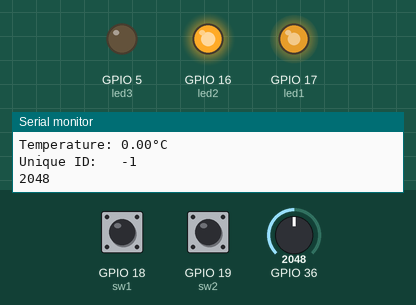
This sketch was run on a simulated ESP32. Shown: output pins drawn as LEDs (lit = HIGH), the last lines printed to the serial monitor. The inputs (shaded band) are chosen by the test bench; at power-on: GPIO 18 (sw1) HIGH, GPIO 36 = 2048, GPIO 19 (sw2) HIGH.

Above: at 1.2 s.
1.3 s: GPIO 18 (sw1) pulled LOW for 1 s
At 3.5 s:
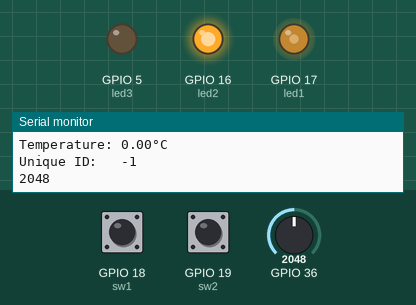
4.3 s: GPIO 36 set to 35
5.8 s: GPIO 36 set to 27
At 6.7 s:
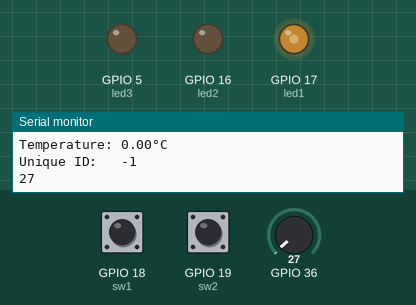
7.4 s: GPIO 19 (sw2) pulled LOW for 3.2 s
At 9.8 s:
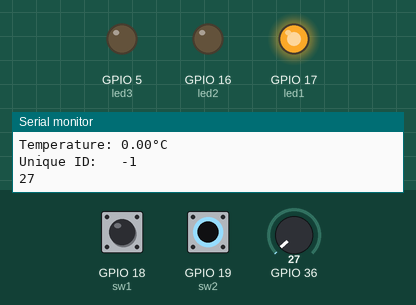
12.1 s: GPIO 18 (sw1) pulled LOW for 3.2 s
At 15.2 s:
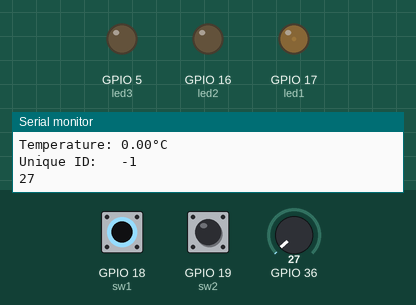
16.8 s: GPIO 36 set to 0
At 17.8 s:
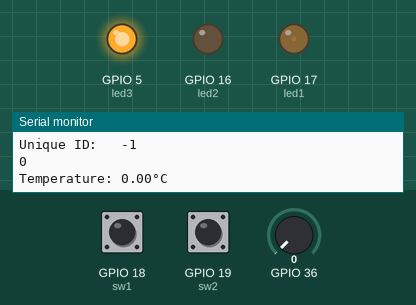
Timing chart, 0 to 19.3 s (numbered marks = the images above; inputs shaded):
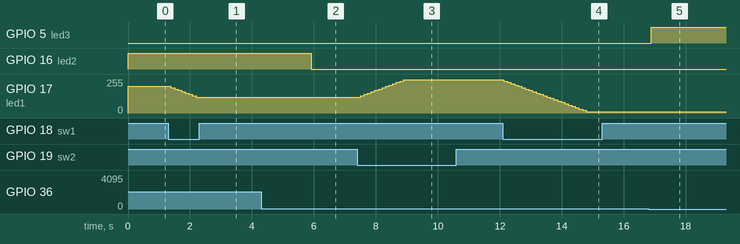

The sketch:

05_mood_light.ino
```cpp
//requirement
// 1 digital input
//     if sw1 input -> led lighter
//     if sw2 input -> led darker
//
// 2 ADC
//     30 ++ led 1 on
//     15 -- led 2 on
//
// 3 Serial
//     print ID PWM TEMP (always)
//     input Serial and turn LED light by it (duty cycle)

#include <Adafruit_Sensor.h>
#include <DHT.h>
#include <DHT_U.h>

#define DHTPIN 13     // Digital pin connected to the DHT sensor
// Feather HUZZAH ESP8266 note: use pins 3, 4, 5, 12, 13 or 14 --
// Pin 15 can work but DHT must be disconnected during program upload.

// Uncomment the type of sensor in use:
//#define DHTTYPE    DHT11     // DHT 11
#define DHTTYPE    DHT11     // DHT 22 (AM2302)
//#define DHTTYPE    DHT21     // DHT 21 (AM2301)

// See guide for details on sensor wiring and usage:
//   https://learn.adafruit.com/dht/overview

DHT_Unified dht(DHTPIN, DHTTYPE);

uint32_t delayMS;
//~ 3


int led1 = 17;
int led2 = 16;
int led3 = 5;
int sw1 = 18;
int sw2 = 19;

const int led_1_Channel = 0;


const int frequency_1=5000;
const int frequency_2=5000;

const int resolution_1 = 8;//밝기 조절 단계

int duty_cycle_1 = 200;

// adc
int adc_val = 0;


//3
sensor_t sensor;


void setup() {
//1
    ledcSetup(led_1_Channel,frequency_1,resolution_1);
    ledcAttachPin(led1, led_1_Channel);

//2
    pinMode(A0,INPUT);
    Serial.begin(9600);


  pinMode(sw1, INPUT_PULLUP);
  pinMode(sw2, INPUT_PULLUP);
  //pinMode(led1, OUTPUT);
  pinMode(led2, OUTPUT);
  pinMode(led3, OUTPUT);


  //3

    Serial.begin(9600);
    // Initialize device.
    dht.begin();

    dht.temperature().getSensor(&sensor);
}

void loop() {
    //1 digital input
    if( digitalRead(sw1)==0 ){
        if(duty_cycle_1>10){
            duty_cycle_1=duty_cycle_1-10;
        }
    }

    if( digitalRead(sw2)==0 ){
        if(duty_cycle_1<250){
            duty_cycle_1=duty_cycle_1+10;
        }
    }

    ledcWrite(led_1_Channel,duty_cycle_1);
    delay(15);
    Serial.print  (F("Unique ID:   ")); Serial.println(sensor.sensor_id);
//2
    adc_val = analogRead(A0);
    if(adc_val>30){
        digitalWrite(led2, 1);
    }else if(adc_val<15){
        digitalWrite(led3, 1);
    }else{
        digitalWrite(led2, 0);
        digitalWrite(led3, 0);
    }
    Serial.println(adc_val);
    delay(100);
//3
    delay(delayMS);
    sensors_event_t event;
    if (isnan(event.temperature)) {
      Serial.println(F("Error reading temperature!"));
    }
    else {
      Serial.print(F("Temperature: "));
      Serial.print(event.temperature);
      Serial.println(F("°C"));
    }

}
```

Measured:
- the behaviour switches between 31 and 30 on GPIO 36 (found by bisection; images 1 and 2)
- after the input at 1.3 s, GPIO 17 (led1): moves from 199/255 to 120/255 over 0.81 s, starting after 0.09 s
- after the input at 5.8 s, GPIO 16 (led2): HIGH → LOW after 0.11 s
- after the input at 7.4 s, GPIO 17 (led1): moves from 120/255 to 249/255 over 1.4 s, starting after 0.11 s
- after the input at 12.1 s, GPIO 17 (led1): moves from 249/255 to 10/255 over 2.7 s, starting at once
- after the input at 16.8 s, GPIO 5 (led3): LOW → HIGH after 0.08 s
